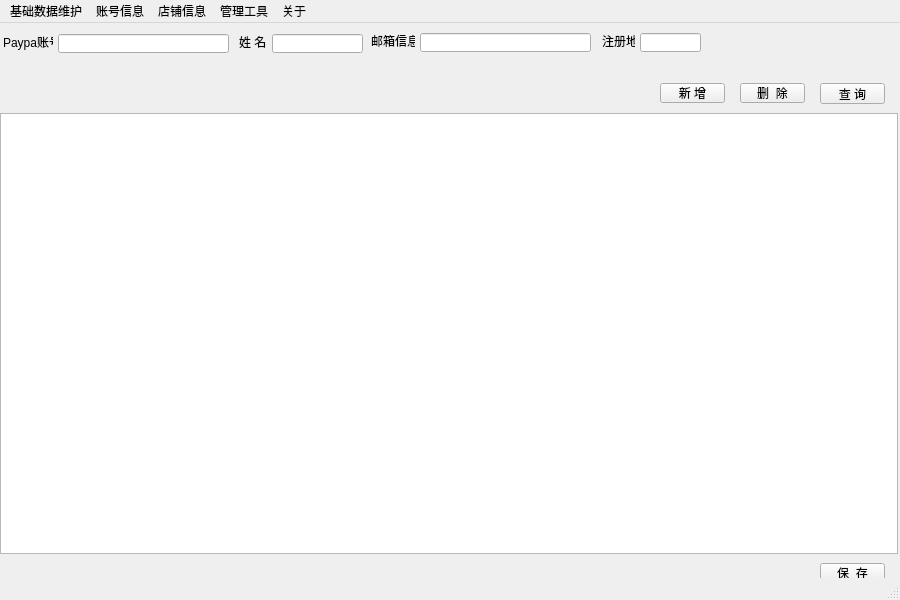
<?xml version="1.0" encoding="UTF-8"?>
<ui version="4.0">
 <class>MainWindow</class>
 <widget class="QMainWindow" name="MainWindow">
  <property name="geometry">
   <rect>
    <x>0</x>
    <y>0</y>
    <width>900</width>
    <height>600</height>
   </rect>
  </property>
  <property name="windowTitle">
   <string>鑫远账号管理系统</string>
  </property>
  <property name="windowIcon">
   <iconset>
    <normaloff>images/鑫远.ico</normaloff>images/鑫远.ico</iconset>
  </property>
  <widget class="QWidget" name="centralwidget">
   <widget class="QStackedWidget" name="stackedWidget">
    <property name="geometry">
     <rect>
      <x>0</x>
      <y>10</y>
      <width>899</width>
      <height>551</height>
     </rect>
    </property>
    <property name="currentIndex">
     <number>0</number>
    </property>
    <widget class="QWidget" name="jcsj_paypay">
     <widget class="QLineEdit" name="lineEdit">
      <property name="geometry">
       <rect>
        <x>58</x>
        <y>1</y>
        <width>171</width>
        <height>19</height>
       </rect>
      </property>
     </widget>
     <widget class="QLabel" name="label">
      <property name="geometry">
       <rect>
        <x>3</x>
        <y>1</y>
        <width>50</width>
        <height>16</height>
       </rect>
      </property>
      <property name="text">
       <string>Paypa账号</string>
      </property>
     </widget>
     <widget class="QLineEdit" name="lineEdit_2">
      <property name="geometry">
       <rect>
        <x>420</x>
        <y>0</y>
        <width>171</width>
        <height>19</height>
       </rect>
      </property>
     </widget>
     <widget class="QLabel" name="label_2">
      <property name="geometry">
       <rect>
        <x>371</x>
        <y>0</y>
        <width>44</width>
        <height>16</height>
       </rect>
      </property>
      <property name="text">
       <string>邮箱信息</string>
      </property>
     </widget>
     <widget class="QLineEdit" name="lineEdit_3">
      <property name="geometry">
       <rect>
        <x>272</x>
        <y>1</y>
        <width>91</width>
        <height>19</height>
       </rect>
      </property>
     </widget>
     <widget class="QLabel" name="label_3">
      <property name="geometry">
       <rect>
        <x>239</x>
        <y>1</y>
        <width>28</width>
        <height>16</height>
       </rect>
      </property>
      <property name="text">
       <string>姓 名</string>
      </property>
     </widget>
     <widget class="QPushButton" name="pushButton">
      <property name="geometry">
       <rect>
        <x>820</x>
        <y>50</y>
        <width>65</width>
        <height>21</height>
       </rect>
      </property>
      <property name="text">
       <string>查 询</string>
      </property>
     </widget>
     <widget class="QPushButton" name="pushButton_2">
      <property name="geometry">
       <rect>
        <x>740</x>
        <y>50</y>
        <width>65</width>
        <height>20</height>
       </rect>
      </property>
      <property name="text">
       <string>删  除</string>
      </property>
     </widget>
     <widget class="QPushButton" name="pushButton_3">
      <property name="geometry">
       <rect>
        <x>820</x>
        <y>530</y>
        <width>65</width>
        <height>20</height>
       </rect>
      </property>
      <property name="text">
       <string>保  存</string>
      </property>
     </widget>
     <widget class="QTableWidget" name="tableWidget">
      <property name="geometry">
       <rect>
        <x>0</x>
        <y>80</y>
        <width>898</width>
        <height>441</height>
       </rect>
      </property>
     </widget>
     <widget class="QLabel" name="label_4">
      <property name="geometry">
       <rect>
        <x>602</x>
        <y>0</y>
        <width>33</width>
        <height>16</height>
       </rect>
      </property>
      <property name="text">
       <string>注册地</string>
      </property>
     </widget>
     <widget class="QLineEdit" name="lineEdit_4">
      <property name="geometry">
       <rect>
        <x>640</x>
        <y>0</y>
        <width>61</width>
        <height>19</height>
       </rect>
      </property>
     </widget>
     <widget class="QPushButton" name="pushButton_5">
      <property name="geometry">
       <rect>
        <x>660</x>
        <y>50</y>
        <width>65</width>
        <height>20</height>
       </rect>
      </property>
      <property name="text">
       <string>新 增</string>
      </property>
     </widget>
    </widget>
    <widget class="QWidget" name="jcj_vps">
     <widget class="QPushButton" name="pushButton_4">
      <property name="geometry">
       <rect>
        <x>310</x>
        <y>170</y>
        <width>141</width>
        <height>61</height>
       </rect>
      </property>
      <property name="text">
       <string>第二个层叠页面</string>
      </property>
     </widget>
    </widget>
    <widget class="QWidget" name="jcsj_sjk"/>
   </widget>
  </widget>
  <widget class="QMenuBar" name="menubar">
   <property name="geometry">
    <rect>
     <x>0</x>
     <y>0</y>
     <width>900</width>
     <height>20</height>
    </rect>
   </property>
   <widget class="QMenu" name="menu">
    <property name="title">
     <string>基础数据维护</string>
    </property>
    <addaction name="actionPaypal"/>
    <addaction name="actionVPS"/>
    <addaction name="action"/>
    <addaction name="action_2"/>
    <addaction name="action_3"/>
    <addaction name="action_4"/>
    <addaction name="actionVAT"/>
    <addaction name="actionPingP"/>
    <addaction name="action_8"/>
   </widget>
   <widget class="QMenu" name="menu_2">
    <property name="title">
     <string>账号信息</string>
    </property>
    <addaction name="actionEbay"/>
    <addaction name="actionAliexpress"/>
    <addaction name="actionAmazon"/>
    <addaction name="actionWish"/>
    <addaction name="actionCD"/>
    <addaction name="actionWal_Mart"/>
    <addaction name="action_9"/>
    <addaction name="action1688"/>
    <addaction name="actionJOOM"/>
    <addaction name="actionMMC"/>
    <addaction name="actionShopee"/>
   </widget>
   <widget class="QMenu" name="menu_3">
    <property name="title">
     <string>店铺信息</string>
    </property>
    <addaction name="actionEbay_2"/>
    <addaction name="actionAliexpress_2"/>
    <addaction name="actionAmazon_2"/>
    <addaction name="actionWish_2"/>
    <addaction name="actionCD_2"/>
    <addaction name="actionWal_Mart_2"/>
    <addaction name="action_10"/>
    <addaction name="action1688_2"/>
    <addaction name="actionJOOM_2"/>
    <addaction name="actionMMC_2"/>
    <addaction name="actionShopee_2"/>
   </widget>
   <widget class="QMenu" name="menu_4">
    <property name="title">
     <string>管理工具</string>
    </property>
    <addaction name="action_5"/>
    <addaction name="action_6"/>
    <addaction name="action_7"/>
   </widget>
   <widget class="QMenu" name="menu_5">
    <property name="title">
     <string>关于</string>
    </property>
   </widget>
   <addaction name="menu"/>
   <addaction name="menu_2"/>
   <addaction name="menu_3"/>
   <addaction name="menu_4"/>
   <addaction name="menu_5"/>
  </widget>
  <widget class="QStatusBar" name="statusbar"/>
  <action name="actionPaypal">
   <property name="checkable">
    <bool>false</bool>
   </property>
   <property name="text">
    <string>Paypal信息</string>
   </property>
  </action>
  <action name="actionVPS">
   <property name="text">
    <string>VPS信息</string>
   </property>
  </action>
  <action name="action">
   <property name="text">
    <string>手机卡信息</string>
   </property>
  </action>
  <action name="action_2">
   <property name="text">
    <string>信用卡信息</string>
   </property>
  </action>
  <action name="action_3">
   <property name="text">
    <string>邮箱信息</string>
   </property>
  </action>
  <action name="action_4">
   <property name="text">
    <string>银行卡信息</string>
   </property>
  </action>
  <action name="action_5">
   <property name="text">
    <string>账号资料自动生成器</string>
   </property>
  </action>
  <action name="action_6">
   <property name="text">
    <string>查询工具</string>
   </property>
  </action>
  <action name="action_7">
   <property name="text">
    <string>风险检查器</string>
   </property>
  </action>
  <action name="actionVAT">
   <property name="text">
    <string>VAT信息</string>
   </property>
  </action>
  <action name="actionPingP">
   <property name="text">
    <string>PingP信息</string>
   </property>
  </action>
  <action name="action_8">
   <property name="text">
    <string>连连信息</string>
   </property>
  </action>
  <action name="actionEbay">
   <property name="text">
    <string>Ebay</string>
   </property>
  </action>
  <action name="actionAliexpress">
   <property name="text">
    <string>Aliexpress</string>
   </property>
  </action>
  <action name="actionAmazon">
   <property name="text">
    <string>Amazon</string>
   </property>
  </action>
  <action name="actionWish">
   <property name="text">
    <string>Wish</string>
   </property>
  </action>
  <action name="actionCD">
   <property name="text">
    <string>CD</string>
   </property>
  </action>
  <action name="actionWal_Mart">
   <property name="text">
    <string>Wal-Mart</string>
   </property>
  </action>
  <action name="action_9">
   <property name="text">
    <string>国际站</string>
   </property>
  </action>
  <action name="action1688">
   <property name="text">
    <string>1688</string>
   </property>
  </action>
  <action name="actionJOOM">
   <property name="text">
    <string>JOOM</string>
   </property>
  </action>
  <action name="actionMMC">
   <property name="text">
    <string>MMC</string>
   </property>
  </action>
  <action name="actionShopee">
   <property name="text">
    <string>Shopee</string>
   </property>
  </action>
  <action name="actionEbay_2">
   <property name="text">
    <string>Ebay</string>
   </property>
  </action>
  <action name="actionAliexpress_2">
   <property name="text">
    <string>Aliexpress</string>
   </property>
  </action>
  <action name="actionAmazon_2">
   <property name="text">
    <string>Amazon</string>
   </property>
  </action>
  <action name="actionWish_2">
   <property name="text">
    <string>Wish</string>
   </property>
  </action>
  <action name="actionCD_2">
   <property name="text">
    <string>CD</string>
   </property>
  </action>
  <action name="actionWal_Mart_2">
   <property name="text">
    <string>Wal-Mart</string>
   </property>
  </action>
  <action name="action_10">
   <property name="text">
    <string>国际站</string>
   </property>
  </action>
  <action name="action1688_2">
   <property name="text">
    <string>1688</string>
   </property>
  </action>
  <action name="actionJOOM_2">
   <property name="text">
    <string>JOOM</string>
   </property>
  </action>
  <action name="actionMMC_2">
   <property name="text">
    <string>MMC</string>
   </property>
  </action>
  <action name="actionShopee_2">
   <property name="text">
    <string>Shopee</string>
   </property>
  </action>
 </widget>
 <resources/>
 <connections/>
</ui>
